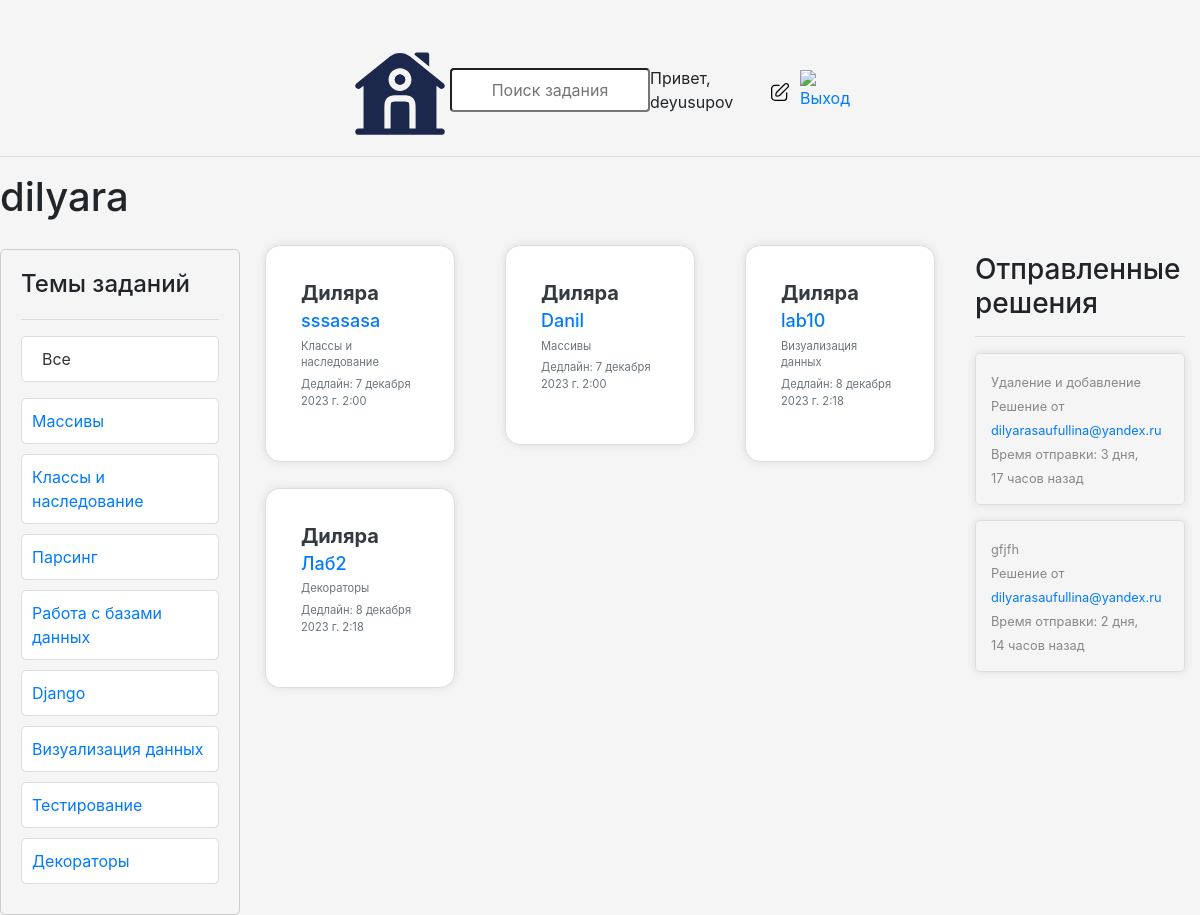
The app's page /profile/1/ (signed in) with its own data.
### base/models.py (models this page shows, shortened)
class User(AbstractUser):
    name = models.CharField(max_length=200, null=True)
    email = models.EmailField(unique=True, null=True)
    bio = models.TextField(null=True)
    ROLE_CHOICES = [
        ('admin', 'Admin'),
        ('user', 'User'),
    ]
    role = models.CharField(max_length=5, choices=ROLE_CHOICES, default='user')
    avatar = models.ImageField(null=True, default='avatar.svg')
    USERNAME_FIELD = 'email'
    REQUIRED_FIELDS = []

class Topic(models.Model):
    name = models.CharField(max_length = 200)

class Task(models.Model):
    host = models.ForeignKey(User, on_delete = models.SET_NULL, null = True)
    topic = models.ForeignKey(Topic, on_delete = models.SET_NULL, null = True)
    name = models.CharField(max_length = 200)
    description = models.TextField(null = True, blank = True)
    participants = models.ManyToManyField(User, related_name = 'participants', blank = True)
    updated = models.DateTimeField(auto_now = True)
    created = models.DateTimeField(auto_now_add = True)
    deadline = models.DateTimeField(null = True, blank = True)
    class Meta:
        ordering=['-updated','-created']
    def __str__(self):
        return self.name

class Message(models.Model):
    user = models.ForeignKey(User, on_delete=models.CASCADE)
    task = models.ForeignKey(Task, on_delete=models.CASCADE)
    body = models.TextField()
    attachment = models.FileField(upload_to='message_files/', null=True, blank=True)
    updated = models.DateTimeField(auto_now=True)
    created = models.DateTimeField(auto_now_add=True)
    rating = models.IntegerField(null=True, blank=True)
    class Meta:
        ordering = ['-updated','-created']

### base/views.py (the view)
# urls.py: path('profile/<str:pk>/', views.userProfile, name="user-profile"),
def userProfile(request, pk):
    user = User.objects.get(id = pk)
    tasks = user.task_set.all()
    task_messages = user.message_set.all()
    topics = Topic.objects.all()
    context = {'user': user, 'tasks': tasks,
               'task_messages': task_messages, 'topics': topics}
    return render(request, 'base/profile.html', context)

### base/templates/base/profile.html (shortened to what this page needs)
{% extends 'main.html' %}
{% block content %}
<h1>{{user.username}}</h1>
<div class="profile-container">
    <div>
        {% include 'base/topics_component.html' %}
    </div>
    <div>
        {% include 'base/feed_component.html' %}
    </div>
    <div>
        {% include 'base/activity_component.html' %}
    </div>
</div>
{% endblock content %}

### templates/navbar.html
{% load static %}
<div style="display: flex; align-items: center; justify-content: space-between; padding-top: 40px;">
    <link rel="stylesheet" href="{% static 'css/bootstrap.min.css' %}">
    <link rel="stylesheet" href="{% static 'styles/navbar_styles.css' %}">
    <a href="/" style="margin-left: 350px;">
        <img src="{% static 'images/home.svg' %}" alt="Логотип" width="100" height="100">
    </a>
    <div class="form__group">
        <form method="GET" action="{% url 'home' %}" style="flex-grow: 1; text-align: center;">
            <input type="text" name="q" placeholder="Поиск задания" style="width: 200px;">
        </form>
    </div>
    <div style="display: flex; align-items: center; margin-right: 350px;">
        {% if request.user.is_authenticated %}
        <a style="margin-right: 10px;">Привет, {{ request.user.username }}</a>
        <a href="{% url 'update-user' %}" style="margin-right: 10px;">
            <img src="{% static 'images/edit.svg' %}" alt="Редактировать" width="20" height="20">
        </a>
        <a href="{% url 'logout' %}">
            <img src="{% static 'images/exit.svg' %}" alt="Выход" width="20" height="20">
        </a>
        {% else %}
        <a href="{% url 'login' %}">Вход</a>
        {% endif %}
    </div>
</div>

### base/templates/base/topics_component.html (shortened to what this page needs)
<div class="custom-container">
    <h3 class="custom-heading">Темы заданий</h3>
    <hr>
    <div class="d-flex justify-content-between align-items-center mb-3">
        <a href="{% url 'home' %}" class="custom-button custom-button-all btn-block text-left">Все</a>
    </div>
    <ul class="custom-list">
        {% for topic in topics %}
            <li class="custom-list-item {% if topic.name == selected_topic %}active{% endif %}">
                <a href="{% url 'home' %}?q={{ topic.name }}" class="custom-list-link">
                    {{ topic.name }}
                </a>
            </li>
        {% endfor %}
    </ul>
</div>

### base/templates/base/feed_component.html (shortened to what this page needs)
{% load static %}
<div class="container">
  <div class="row">
      {% for task in tasks %}
          <div class="col-md-4">
              <div class="card-container card mt-3">
                  <div class="card-body d-flex justify-content-between">
                      <h5 class="card-title">
                          <div class="name">
                              <a href="{% url 'user-profile' task.host.id %}" class="text-dark">{{ task.host.name }}</a>
                          </div>
                          <div class="task-name">
                            <a href="{% url 'task' task.id %}" class="text-primary">{{ task.name|truncatechars:15 }}</a>
                        </div>
                          <div class="topic">
                              <small class="text-muted">{{ task.topic.name }}</small>
                          </div>
                          <div class="topic">
                            <small class="text-muted">Дедлайн: {{ task.deadline }}</small>
                        </div>
                      </h5>
                  </div>
              </div>
          </div>
      {% endfor %}
  </div>
</div>

### base/templates/base/activity_component.html (shortened to what this page needs)
<div class="container mt-4">
    <h3>Отправленные решения</h3>
    <hr>
    {% if task_messages %}
        {% for message in task_messages %}
            <div class="comment-card">
                <small>{{ message.task }}</small>
                <small>Решение от <a href="{% url 'user-profile' message.user.id %}">{{ message.user }}</a></small>
                <small>Время отправки: {{ message.created|timesince }} назад</small>
            </div>
        {% endfor %}
    {% else %}
        <p>Никто ничего не выложил</p>
    {% endif %}
</div>

### static/styles/main.css (style rules this page uses)
.body { background-color: whitesmoke; }

### static/styles/navbar_styles.css (style rules this page uses)
.form__group input { width: 100px; padding: 8px; box-sizing: border-box; border: 1px solid rgb(63, 48, 48)c3c; border-radius: 4px; text-align: center; }

### base/templates/base/profile.html (style rules this page uses)
.profile-container { display: grid; grid-template-columns: 1fr 3fr 1fr; }

### base/templates/base/topics_component.html (style rules this page uses)
.custom-container { margin-top: 20px; padding: 20px; border: 1px solid #ccc; border-radius: 5px; }
.custom-heading { font-size: 24px; margin-bottom: 20px; }
.custom-list { list-style: none; padding: 0; margin: 0; }
.custom-list-item { border: 1px solid #ddd; border-radius: 5px; margin-bottom: 10px; }
.custom-list-link { text-decoration: none; color: #007bff; display: block; padding: 10px; transition: color 0.3s ease; background-color: #ffffff; border-radius: 5px; }
.custom-button { display: inline-block; padding: 10px 0; font-size: 16px; text-align: left; text-decoration: none; border-radius: 5px; transition: background-color 0.3s ease; }
.custom-button-all { background-color: #fff; color: #333; border: 1px solid #ddd; width: 100%; padding-left: 20px; }

### base/templates/base/feed_component.html (style rules this page uses)
.card-container { max-width: 400px; margin: 20px; padding: 15px; border: 1px solid #ddd; border-radius: 5px; box-shadow: 0 0 10px rgba(0, 0, 0, 0.1); }
.name { font-size: 20px; font-weight: bold; margin-bottom: 5px; }
.task-name { font-size: 18px; color: #007bff; margin-bottom: 5px; text-decoration: none; }
.topic { font-size: 14px; color: #6c757d; }
.card-container { border: 1px solid #ddd; border-radius: 15px; box-shadow: 0 0 10px rgba(0, 0, 0, 0.1); margin: 10px; }
.name, .task-name, .topic { margin-bottom: 5px; }

### base/templates/base/activity_component.html (style rules this page uses)
.comment-card { border: 1px solid #ddd; border-radius: 5px; box-shadow: 0 0 10px rgba(0, 0, 0, 0.1); margin-bottom: 15px; padding: 15px; }
.comment-card small { color: #888; }

### records on screen
User: user.username "deyusupov"
User: username "dilyara"
Topic: name "Массивы"
Topic: name "Классы и наследование"
Topic: name "Парсинг"
Topic: name "Работа с базами данных"
Topic: name "Django"
Topic: name "Визуализация данных"
Topic: name "Тестирование"
Topic: name "Декораторы"
Task: host.name "Диляра", name "sssasasa", topic.name "Классы и наследование", deadline "7 декабря 2023 г. 2:00"
Task: host.name "Диляра", name "Danil", topic.name "Массивы", deadline "7 декабря 2023 г. 2:00"
Task: host.name "Диляра", name "lab10", topic.name "Визуализация данных", deadline "8 декабря 2023 г. 2:18"
Task: host.name "Диляра", name "Лаб2", topic.name "Декораторы", deadline "8 декабря 2023 г. 2:18"
Message: task "Удаление и добавление", user "dilyarasaufullina@yandex.ru", created "3 дня, 17 часов"
Message: task "gfjfh", user "dilyarasaufullina@yandex.ru", created "2 дня, 14 часов"
